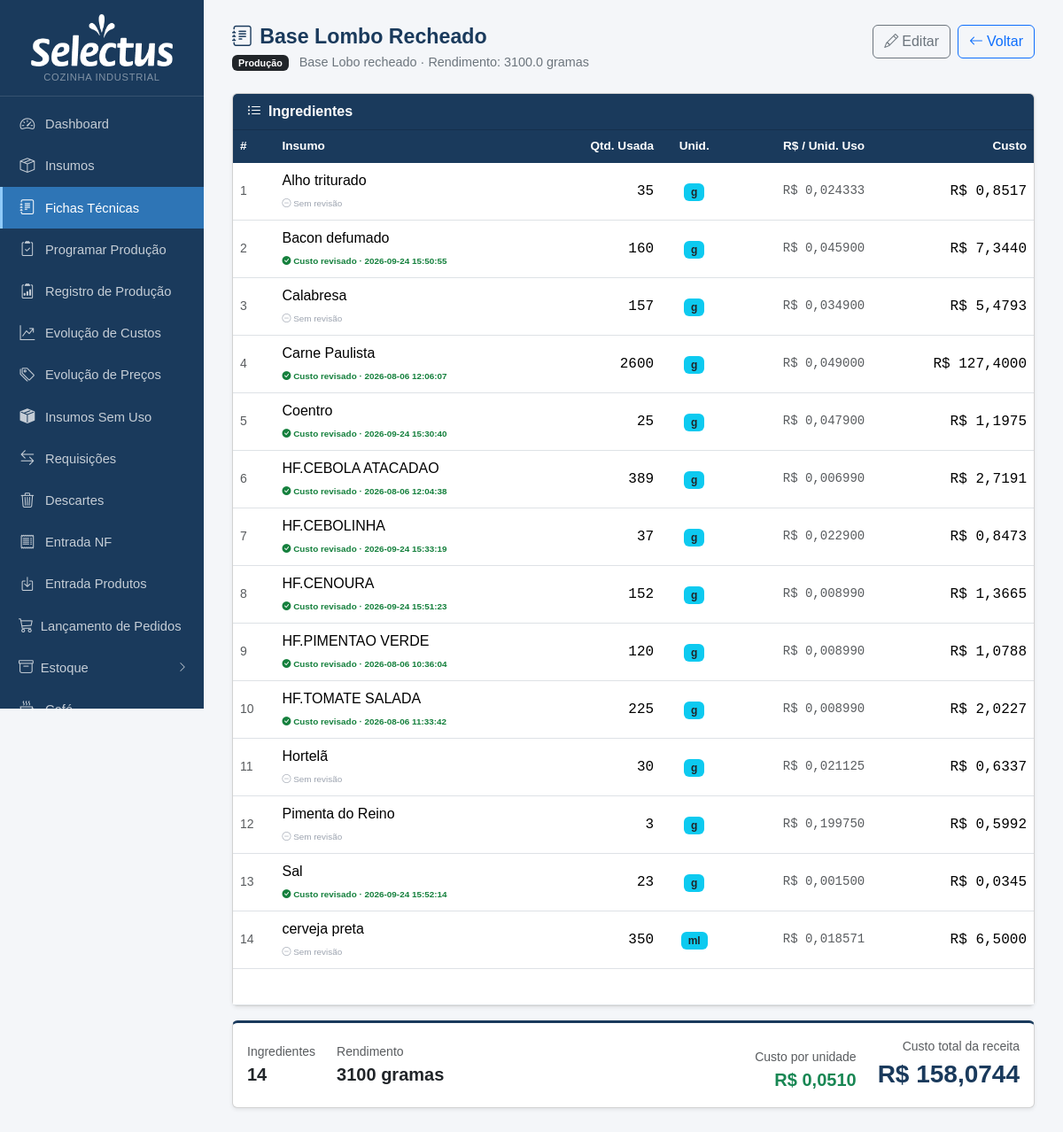
/fichas/68, run on the app's committed database.
### tables this page shows
CREATE TABLE produtos (
            id INTEGER PRIMARY KEY AUTOINCREMENT,
            nome TEXT NOT NULL,
            descricao TEXT,
            rendimento REAL DEFAULT 1,
            unidade_rendimento TEXT DEFAULT 'un'
        , categoria TEXT, valor_referencia REAL, status_revisao TEXT DEFAULT 'nao_revisada', status_revisao_custo TEXT DEFAULT 'nao_revisado', data_revisao TEXT, data_revisao_custo TEXT, ativo INTEGER NOT NULL DEFAULT 1, observacao TEXT);

CREATE TABLE ficha_tecnica (
            id INTEGER PRIMARY KEY AUTOINCREMENT,
            produto_id INTEGER NOT NULL,
            insumo_id INTEGER NOT NULL,
            quantidade REAL NOT NULL, aproveitamento REAL NOT NULL DEFAULT 100,
            FOREIGN KEY (produto_id) REFERENCES produtos(id) ON DELETE CASCADE,
            FOREIGN KEY (insumo_id) REFERENCES insumos(id)
        );

CREATE TABLE insumos (
            id INTEGER PRIMARY KEY AUTOINCREMENT,
            nome TEXT NOT NULL,
            unidade_compra TEXT NOT NULL,
            preco_compra REAL,
            unidade_uso TEXT NOT NULL,
            fator_conversao REAL NOT NULL DEFAULT 1
        , qtd_por_embalagem REAL, unid_embalagem TEXT, produto_vinculado_id INTEGER, estoque_atual REAL DEFAULT 0, estoque_minimo REAL DEFAULT 0, status_revisao_custo TEXT DEFAULT 'nao_revisado', data_revisao_custo TEXT, fornecedor TEXT, aproveitamento REAL NOT NULL DEFAULT 100, status_revisao_nome TEXT DEFAULT 'nao_revisado', observacao TEXT, estoque_central REAL DEFAULT 0, status_revisao_fp TEXT DEFAULT "nao_revisado", categoria TEXT, ep_fornecedor_id INTEGER REFERENCES ep_fornecedores(id), cat1 TEXT);

### app.py (the view)
@app.route('/fichas/<int:id>')
def ficha_ver(id):
    db = get_db()
    prod = db.execute('SELECT * FROM produtos WHERE id=?', (id,)).fetchone()
    if not prod:
        db.close(); return redirect(url_for('fichas_lista'))
    items = db.execute('''
        SELECT ft.id ft_id, ft.quantidade, i.id ins_id, i.nome ins_nome,
               i.unidade_uso, i.preco_compra, i.fator_conversao,
               i.produto_vinculado_id, p2.nome as nome_vinc, p2.rendimento as rend_vinc,
               i.status_revisao_custo, i.data_revisao_custo,
               COALESCE(ft.aproveitamento, 100) AS aproveitamento
        FROM ficha_tecnica ft
        JOIN insumos i ON i.id=ft.insumo_id
        LEFT JOIN produtos p2 ON p2.id = i.produto_vinculado_id
        WHERE ft.produto_id=? ORDER BY i.nome''', (id,)).fetchall()
    db.close()
    total, incompleto = 0.0, False
    itens = []
    for it in items:
        c = None
        origem = 'preco'
        aprov = (it['aproveitamento'] or 100) / 100
        qtd_compra = it['quantidade'] / aprov
        if it['produto_vinculado_id']:
            sub, sub_ok = custo_produto(it['produto_vinculado_id'])
            if sub_ok:
                rend = it['rend_vinc'] or 1
                c = qtd_compra * (sub / rend) / it['fator_conversao']
                total += c
                origem = 'ficha'
            else:
                incompleto = True
        elif it['preco_compra'] is not None:
            c = qtd_compra * it['preco_compra'] / it['fator_conversao']
            total += c
        else:
            incompleto = True
        itens.append({**dict(it), 'custo': c, 'origem': origem, 'qtd_compra': qtd_compra})
    cat_map = {nome: cls for nome, cls in CATEGORIAS}
    return render_template('ficha_ver.html', prod=prod, itens=itens, total=total, incompleto=incompleto, cat_map=cat_map)

### app.py (called while the page is built)
def _to_br(value, decimals):
    if value is None:
        return '—'
    s = f'{float(value):,.{decimals}f}'
    return s.replace(',', 'X').replace('.', ',').replace('X', '.')

@app.template_filter('brl')
def brl_filter(value, decimals=2):
    return 'R$ ' + _to_br(value, decimals)

def get_db():
    c = sqlite3.connect(DB)
    c.row_factory = sqlite3.Row
    c.execute("PRAGMA foreign_keys = ON")
    return c

def count_alertas():
    try:
        db = get_db()
        n = db.execute('''SELECT COUNT(*) FROM insumos
                          WHERE estoque_minimo > 0 AND COALESCE(estoque_atual,0) < estoque_minimo''').fetchone()[0]
        db.close()
        return n
    except:
        return 0

@app.context_processor
def inject_alertas():
    try:
        db = get_db()
        n_ped = db.execute("SELECT COUNT(*) FROM pedidos WHERE status='aberto'").fetchone()[0]
        db.close()
    except Exception:
        n_ped = 0
    return dict(n_alertas=count_alertas(), n_pedidos_abertos=n_ped)

### templates/ficha_ver.html (shortened to what this page needs)
{% extends "base.html" %}
{% block content %}
<div class="page-header d-flex justify-content-between align-items-start">
  <div>
    <h1><i class="bi bi-journal-text me-2"></i>{{ prod.nome }}</h1>
    <p>
      {% if prod.categoria %}
      <span class="badge {{ cat_map.get(prod.categoria, 'bg-secondary') }} me-2">{{ prod.categoria }}</span>
      {% endif %}
      {{ prod.descricao or '' }}{% if prod.descricao %} · {% endif %}Rendimento: {{ prod.rendimento }} {{ prod.unidade_rendimento }}
    </p>
  </div>
  <div class="d-flex gap-2">
    <a href="{{ url_for('ficha_editar', id=prod.id) }}" class="btn btn-outline-secondary">
      <i class="bi bi-pencil me-1"></i>Editar
    </a>
    <a href="{{ url_for('fichas_lista') }}" class="btn btn-outline-primary">
      <i class="bi bi-arrow-left me-1"></i>Voltar
    </a>
  </div>
</div>
<div class="card shadow-sm">
  <div class="card-header py-2" style="background:#1a3a5c">
    <span class="text-white fw-semibold"><i class="bi bi-list-ul me-2"></i>Ingredientes</span>
  </div>
  <div class="card-body p-0">
    <table class="table table-hover mb-0">
      <thead>
        <tr>
          <th>#</th>
          <th>Insumo</th>
          <th class="text-end">Qtd. Usada</th>
          <th class="text-center">Unid.</th>
          <th class="text-end">R$ / Unid. Uso</th>
          <th class="text-end">Custo</th>
        </tr>
      </thead>
      <tbody>
        {% for it in itens %}
        <tr>
          <td class="text-muted small">{{ loop.index }}</td>
          <td>
            {{ it.ins_nome }}
            <br>
            {% if it.status_revisao_custo == 'revisado' %}
              <span style="font-size:.62rem;color:#15803d;font-weight:600">
                <i class="bi bi-check-circle-fill"></i> Custo revisado{% if it.data_revisao_custo %} · {{ it.data_revisao_custo }}{% endif %}
              </span>
            {% elif it.status_revisao_custo == 'em_revisao' %}
              <span style="font-size:.62rem;color:#b45309;font-weight:600">
                <i class="bi bi-hourglass-split"></i> Em revisão
              </span>
            {% else %}
              <span style="font-size:.62rem;color:#9ca3af">
                <i class="bi bi-dash-circle"></i> Sem revisão
              </span>
            {% endif %}
          </td>
          <td class="text-end font-monospace">
            {{ it.quantidade|int if it.quantidade == it.quantidade|int else it.quantidade|num_br(3) }}
          </td>
          <td class="text-center"><span class="badge bg-info text-dark">{{ it.unidade_uso }}</span></td>
          <td class="text-end font-monospace small text-muted">
            {% if it.preco_compra %}{{ (it.preco_compra / it.fator_conversao)|brl(6) }}{% else %}—{% endif %}
          </td>
          <td class="text-end font-monospace">
            {% if it.custo is not none %}
              {{ it.custo|brl(4) }}
            {% else %}
              <span class="badge badge-sem-preco">sem preço</span>
            {% endif %}
          </td>
        </tr>
        {% endfor %}
      </tbody>
      <tfoot>
        <tr style="background:#1a3a5c">
          <td colspan="5" class="text-end fw-bold text-white">CUSTO TOTAL DO PRODUTO</td>
          <td class="text-end fw-bold text-white font-monospace fs-6">
          </td>
        </tr>
      </tfoot>
    </table>
  </div>
</div>
<div class="card shadow-sm mt-3" style="border-top: 3px solid #1a3a5c">
  <div class="card-body py-3">
    <div class="d-flex flex-wrap justify-content-between align-items-center gap-3">
      <div class="d-flex gap-4">
        <div>
          <div class="text-muted small">Ingredientes</div>
          <strong class="fs-5">{{ itens|length }}</strong>
        </div>
        <div>
          <div class="text-muted small">Rendimento</div>
          <strong class="fs-5">{{ prod.rendimento|int if prod.rendimento == prod.rendimento|int else prod.rendimento|num_br(2) }} {{ prod.unidade_rendimento }}</strong>
        </div>
      </div>
      <div class="d-flex gap-4 align-items-end">
        {% if not incompleto and prod.rendimento and prod.rendimento > 1 %}
        <div class="text-end">
          <div class="text-muted small">Custo por unidade</div>
          <strong class="fs-5" style="color:#198754">{{ (total / prod.rendimento)|brl(4) }}</strong>
        </div>
        {% endif %}
        <div class="text-end">
          <div class="text-muted small">Custo total da receita</div>
          {% if not incompleto %}
          <strong class="fs-3 fw-bold" style="color:#1a3a5c">{{ total|brl(4) }}</strong>
          {% else %}
          <span class="text-warning fs-5"><i class="bi bi-exclamation-triangle me-1"></i>incompleto</span>
          {% endif %}
        </div>
      </div>
    </div>
  </div>
</div>
{% endblock %}

### data on the page
produtos: nome "Base Lombo Recheado", categoria "Produção", descricao "Base Lobo recheado", rendimento "3100.0", unidade_rendimento "gramas", rendimento|num_br "3100", (total/prod.rendimento)|brl(4) "R$ 0,0510"
ficha_tecnica: ins_nome "Alho triturado", shows "Sem revisão", quantidade|num_br "35", unidade_uso "g", custo|brl "R$ 0,8517"
insumos: (it.preco_compra/it.fator_conversao)|brl(6) "R$ 0,024333"
ficha_tecnica: ins_nome "Bacon defumado", data_revisao_custo "2026-09-24 15:50:55", quantidade|num_br "160", unidade_uso "g", custo|brl "R$ 7,3440"
insumos: (it.preco_compra/it.fator_conversao)|brl(6) "R$ 0,045900"
ficha_tecnica: ins_nome "Calabresa", shows "Sem revisão", quantidade|num_br "157", unidade_uso "g", custo|brl "R$ 5,4793"
insumos: (it.preco_compra/it.fator_conversao)|brl(6) "R$ 0,034900"
ficha_tecnica: ins_nome "Carne Paulista", data_revisao_custo "2026-08-06 12:06:07", quantidade|num_br "2600", unidade_uso "g", custo|brl "R$ 127,4000"
insumos: (it.preco_compra/it.fator_conversao)|brl(6) "R$ 0,049000"
ficha_tecnica: ins_nome "Coentro", data_revisao_custo "2026-09-24 15:30:40", quantidade|num_br "25", unidade_uso "g", custo|brl "R$ 1,1975"
insumos: (it.preco_compra/it.fator_conversao)|brl(6) "R$ 0,047900"
ficha_tecnica: ins_nome "HF.CEBOLA ATACADAO", data_revisao_custo "2026-08-06 12:04:38", quantidade|num_br "389", unidade_uso "g", custo|brl "R$ 2,7191"
insumos: (it.preco_compra/it.fator_conversao)|brl(6) "R$ 0,006990"
ficha_tecnica: ins_nome "HF.CEBOLINHA", data_revisao_custo "2026-09-24 15:33:19", quantidade|num_br "37", unidade_uso "g", custo|brl "R$ 0,8473"
insumos: (it.preco_compra/it.fator_conversao)|brl(6) "R$ 0,022900"
ficha_tecnica: ins_nome "HF.CENOURA", data_revisao_custo "2026-09-24 15:51:23", quantidade|num_br "152", unidade_uso "g", custo|brl "R$ 1,3665"
insumos: (it.preco_compra/it.fator_conversao)|brl(6) "R$ 0,008990"
ficha_tecnica: ins_nome "HF.PIMENTAO VERDE", data_revisao_custo "2026-08-06 10:36:04", quantidade|num_br "120", unidade_uso "g", custo|brl "R$ 1,0788"
insumos: (it.preco_compra/it.fator_conversao)|brl(6) "R$ 0,008990"
ficha_tecnica: ins_nome "HF.TOMATE SALADA", data_revisao_custo "2026-08-06 11:33:42", quantidade|num_br "225", unidade_uso "g", custo|brl "R$ 2,0227"
insumos: (it.preco_compra/it.fator_conversao)|brl(6) "R$ 0,008990"
ficha_tecnica: ins_nome "Hortelã", shows "Sem revisão", quantidade|num_br "30", unidade_uso "g", custo|brl "R$ 0,6337"
insumos: (it.preco_compra/it.fator_conversao)|brl(6) "R$ 0,021125"
ficha_tecnica: ins_nome "Pimenta do Reino", shows "Sem revisão", quantidade|num_br "3", unidade_uso "g", custo|brl "R$ 0,5992"
insumos: (it.preco_compra/it.fator_conversao)|brl(6) "R$ 0,199750"
ficha_tecnica: ins_nome "Sal", data_revisao_custo "2026-09-24 15:52:14", quantidade|num_br "23", unidade_uso "g", custo|brl "R$ 0,0345"
insumos: (it.preco_compra/it.fator_conversao)|brl(6) "R$ 0,001500"
ficha_tecnica: ins_nome "cerveja preta", shows "Sem revisão", quantidade|num_br "350", unidade_uso "ml", custo|brl "R$ 6,5000"
insumos: (it.preco_compra/it.fator_conversao)|brl(6) "R$ 0,018571"

### other printed values
{{ itens|length }} "14"
{{ total|brl(4) }} "R$ 158,0744"
